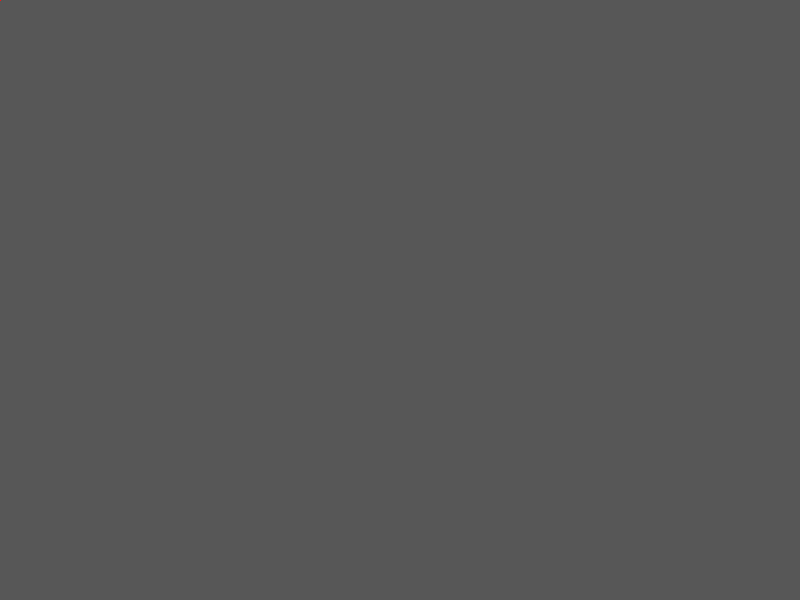
Frame 1 (no input)
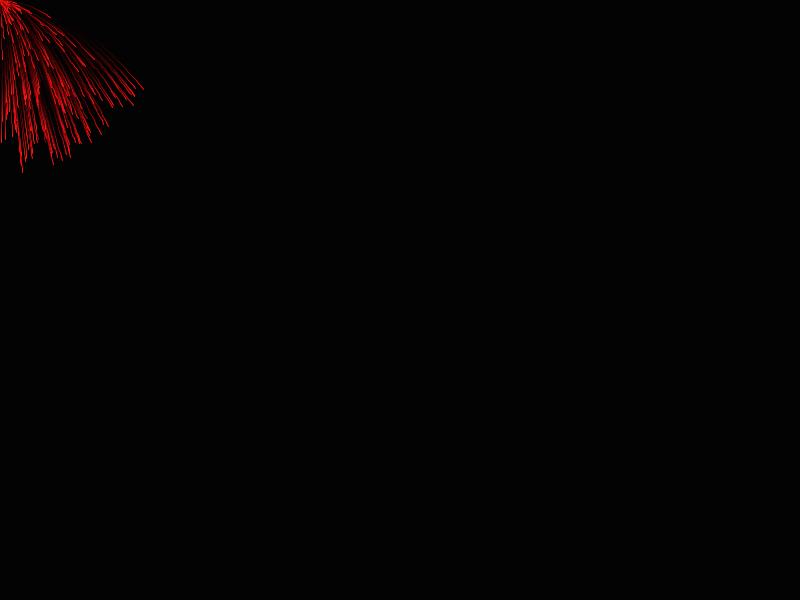
Frame 60 (the mouse pressed at the canvas centre just before this capture)
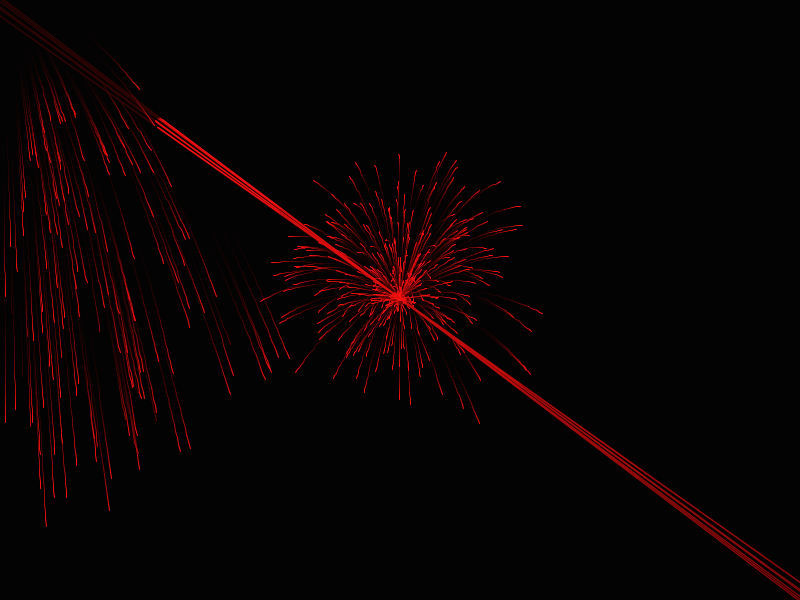
Frame 120 (the mouse held since frame 60 and released just before this capture)

The Processing sketch that drew these frames (run headless with seeded random() and noise(); from frame 60 on, the mouse is pressed at the canvas centre):

// Processing sketch: processing_152046
// ── processing_152046.pde

class spark {
  PVector location;
  PVector previous;
  PVector velocity;
  spark() {
    location = new PVector(mouseX, mouseY);
    previous = new PVector(pmouseX, pmouseY);
    float radius = sqrt(random(0,1))*3;
    float angle = random(0,TWO_PI);
    velocity = new PVector(radius*cos(angle), radius*sin(angle)-1.5);
    
    velocity.add(PVector.mult(PVector.sub(location, previous),0.3));
  }
  void update() {
    previous = location.get();
    location.add(velocity);
    velocity.y += 0.05;
    
    if (location.x > 800|| location.x <0 )
    { 
       velocity.x = -velocity.x;
       
    }
    if (location.y > 600 || location.y <0 )
    {
        velocity.y = -velocity.y; 
    }
    
    
    
    
    
  }
}
spark[] sparkList;
int index = 0;
void setup() {
  size(800, 600);
  background(100);
  sparkList = new spark[1000];
  for (int i=0;i<sparkList.length;i++) {
    sparkList[i] = new spark();
  }
  smooth();
}
void draw() {
  noStroke();
  fill(0, 32);
  rect(0, 0, width, height);
  stroke(255, 16, 16);
  for (int i=0;i<sparkList.length;i++) {
    line(sparkList[i].location.x, sparkList[i].location.y, 
    sparkList[i].previous.x, sparkList[i].previous.y);
    sparkList[i].update();
  }
  for (int i=0;i<7;i++) {
    sparkList[index] = new spark();
    index++;
    if (index==sparkList.length) {
      index=0;
    }
  }
}
